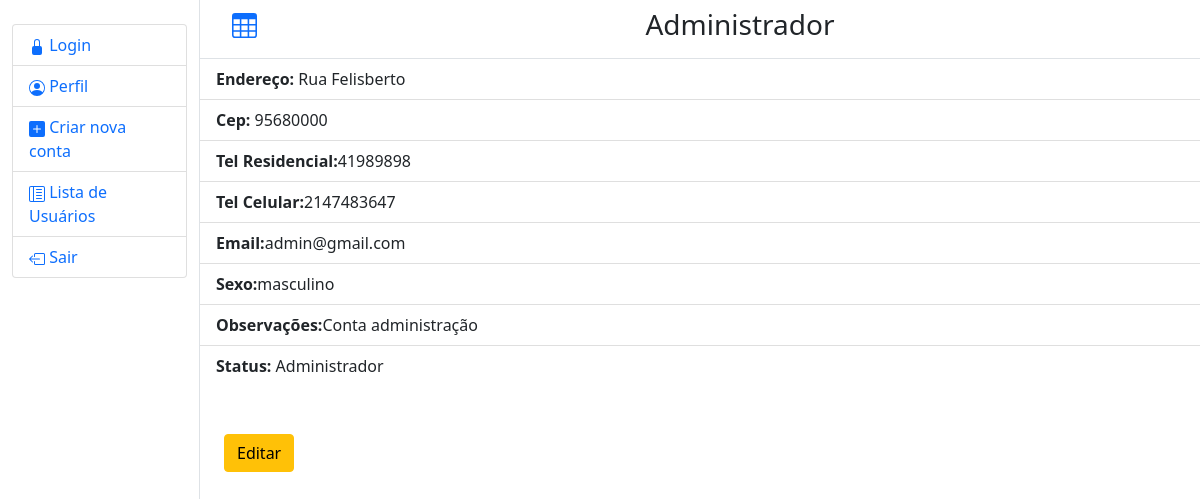
Screenshot of /detalhes.php?id=26 (signed in) with the database file from the repository.
### tables this page shows
CREATE TABLE `usuarios` (
  `id` int(10) NOT NULL,
  `nome` varchar(100) NOT NULL,
  `endereco` varchar(100) NOT NULL,
  `cep` varchar(100) NOT NULL,
  `telresidencial` int(10) NOT NULL,
  `telcelular` int(10) NOT NULL,
  `email` varchar(100) NOT NULL,
  `sexo` varchar(100) NOT NULL,
  `observacoes` varchar(100) NOT NULL,
  `status` int(11) NOT NULL DEFAULT 0,
  `senha` varchar(100) NOT NULL
);

### dao/UsuarioDaoMysql.php (called while the page is built, shortened)
<?php
require_once 'models/Usuario.php';
class UsuarioDaoMysql implements UsuarioDAO{
    private $pdo;
    public function __construct(PDO $engine){
        $this->pdo = $engine;
    }
    public function readByid($id){
        $sql= $this->pdo->prepare("SELECT * FROM usuarios WHERE id = :id");
        $sql->bindValue(':id', $id);
        $sql->execute();
        if($sql->rowCount() > 0){
            $data = $sql->fetch();
            $u = new Usuario();
            $u->setId($data['id']);
            $u->setNome($data['nome']);
            $u->setEndereco($data['endereco']);
            $u->setCep($data['cep']);
            $u->setTelResidencial($data['telresidencial']);
            $u->setTelCelular($data['telcelular']);
            $u->setEmail($data['email']);
            $u->setSexo($data['sexo']);
            $u->setObservacoes($data['observacoes']);
            $u->setSenha($data['senha']);
            $u->setStatus($data['status']);
            return $u;
        }else {
            return false;
        }
    }
}

### models/Usuario.php (called while the page is built, shortened)
<?php
class Usuario {
    private $id;
    private $nome;
    private $endereco;
    private $cep;
    private $telresidencial;
    private $telcelular;
    private $email;
    private $sexo;
    private $observacoes;
    private $status;
    public function getId(){
        return $this->id;
    }
    public function setId($i){
        $this->id = trim($i);
    }
    public function getNome(){
        return $this->nome;
    }
    public function setNome($n){
        $this->nome = ucwords(trim($n));
    }
    public function getEndereco(){
        return $this->endereco;
    }
    public function setEndereco($e){
        $this->endereco = $e;
    }
    public function getCep(){
        return $this->cep;
    }
    public function setCep($cep){
        $this->cep = $cep;
    }
    public function getTelResidencial(){
        return $this->telresidencial;
    }
    public function setTelResidencial($telresidencial){
        $this->telresidencial = $telresidencial;
    }
    public function getTelCelular(){
        return $this->telcelular;
    }
    public function  setTelCelular($telcelular){
        $this->telcelular = $telcelular;
    }
    public function getEmail(){
        return $this->email;
    }
    public function setEmail($e){
        $this->email = strtolower(trim($e));
    }
    public function getSexo(){
        return $this->sexo;
    }
    public function  setSexo($sexo){
        $this->sexo = $sexo;
    }
    public function getObservacoes(){
        return $this->observacoes;
    }
    public function  setObservacoes($observacoes){
        $this->observacoes = $observacoes;
    }
    public function getStatus(){
        return $this->status;
    }
    public function  setStatus($status){
        $this->status = $status;
    }
}

### detalhes.php (the view, shortened to what this page needs)
<?php
require './config.php';
require 'dao/UsuarioDaoMysql.php';
$usuarioDao = new UsuarioDaoMysql($pdo);
$info = false;
$id = filter_input(INPUT_GET, 'id');
if($id) {
    $info = $usuarioDao->readById($id);
}
?>
<!DOCTYPE html>
<html lang="en">
<head>
    <link rel="stylesheet" href="style.css">
    <link href="https://cdn.jsdelivr.net/npm/bootstrap@5.1.1/dist/css/bootstrap.min.css" rel="stylesheet">
</head>
<body>
<div class="container-fluid">
    <div class="row" style="height: 100vh">
    <div class="col-lg-2 border-end">
            <ul class="list-group mt-4">
                <?php if(!isset($_SESSION['status']) && empty($_SESSION['status'])):?>
                    <li class="list-group-item"><a href="./">
                    <svg xmlns="http://www.w3.org/2000/svg" width="16" height="16" fill="currentColor" class="bi bi-lock-fill" viewBox="0 0 16 16">
                    <path d="M8 1a2 2 0 0 1 2 2v4H6V3a2 2 0 0 1 2-2zm3 6V3a3 3 0 0 0-6 0v4a2 2 0 0 0-2 2v5a2 2 0 0 0 2 2h6a2 2 0 0 0 2-2V9a2 2 0 0 0-2-2z"/>
                    </svg> Login
                    </a>
                    </li>
                <?php endif;?>
                <li class="list-group-item"><a href="detalhes.php?id=<?=$_SESSION['id'];?>">
                     Perfil</a>
                </li>
                <li class="list-group-item"><a href="adicionar.php">
                    <svg xmlns="http://www.w3.org/2000/svg" width="16" height="16" fill="currentColor" class="bi bi-plus-square-fill" viewBox="0 0 16 16">
                    <path d="M2 0a2 2 0 0 0-2 2v12a2 2 0 0 0 2 2h12a2 2 0 0 0 2-2V2a2 2 0 0 0-2-2H2zm6.5 4.5v3h3a.5.5 0 0 1 0 1h-3v3a.5.5 0 0 1-1 0v-3h-3a.5.5 0 0 1 0-1h3v-3a.5.5 0 0 1 1 0z"/>
                    </svg> Criar nova conta
                    </a>
                </li>
                <li class="list-group-item"><a href="lista-de-usuarios.php">
                      Lista de Usuários</a>
                </li>
                <li class="list-group-item"><a href="exit.php">
                      Sair</a>
                </li>
            </ul>
        </div>
        <div class="col-lg-10 p-0 m-0">
            <div class=" p-2 text-center border-bottom">
                <div class="container">
                    <div class="row">
                        <div class="col-lg-1 pt-1 text-start">
                        <a href="lista-de-usuarios.php">
                        </a>
                        </div>
                        <div class="col-lg-11 text-center">
                            <h3><?=$info->getNome();?></h3>
                        </div>
                    </div>
                </div>
            </div>
            <ul class="list-group list-group-flush">
                <li class="list-group-item"><strong>Endereço:</strong> <?=$info->getEndereco();?></li>
                <li class="list-group-item"><strong>Cep:</strong> <?=$info->getCep();?></li>
                <li class="list-group-item"><strong>Tel Residencial:</strong><?=$info->getTelResidencial();?></li>
                <li class="list-group-item"><strong>Tel Celular:</strong><?=$info->getTelCelular();?></li>
                <li class="list-group-item"><strong>Email:</strong><?=$info->getEmail();?></li>
                <li class="list-group-item"><strong>Sexo:</strong><?=$info->getSexo();?></li>
                <li class="list-group-item"><strong>Observações:</strong><?=$info->getObservacoes();?></li>
                <li class="list-group-item"><strong>Status:</strong>
                    <?php
                        if($info->getStatus() == 1){
                            echo 'Administrador';
                        }
                    ?>
                </li>
            </ul>
            <div class="container-fluid mt-5">
                <div class="row">
                    <div class="col-lg-12 text-start">
                        <a href="editar.php?id=<?=$info->getId();?>"><button class="btn btn-warning">Editar</button></a>
                    </div>
                </div>
            </div>
        </div>
    </div>
</div>
</body>
</html>

### style.css (style rules this page uses)
a { list-style: none; text-decoration: none; }
a:link { text-decoration: none; }

### rows the page displays
usuarios: nome "Administrador", endereco "Rua Felisberto", cep "95680000", telresidencial "41989898", telcelular "2147483647", email "admin@gmail.com", sexo "masculino", observacoes "Conta administração"
